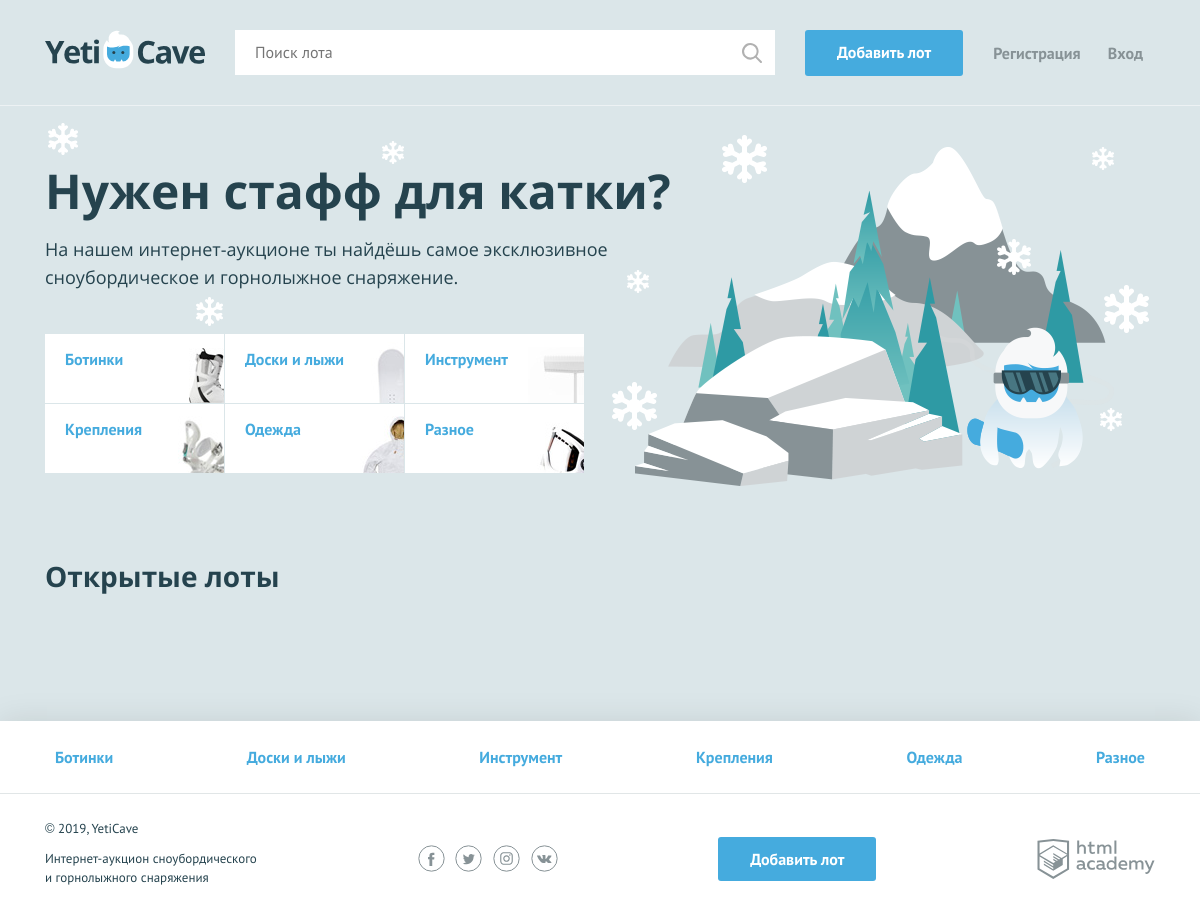
The page / on the database its author committed.
### tables this page shows
CREATE TABLE categories (
  id CHAR(64) NOT NULL UNIQUE,
  category_title VARCHAR(256) UNIQUE NOT NULL,
  CONSTRAINT categories_pkey PRIMARY KEY (id)
);

### helpers.php (called while the page is built, shortened)
<?php
function include_template($name, array $data = []) {
    $name = 'templates/' . $name;
    extract($data);
    require $name;
    $result = ob_get_clean();
    return $result;
}

### functions.php (called while the page is built, shortened)
<?php
function get_categories(mysqli $link): array
{
    $sql = "SELECT id, category_title FROM categories";
    $categories = mysqli_fetch_all(mysqli_query($link, $sql), MYSQLI_ASSOC);
    if ($categories !== false) {
        return $categories;
    }
    die();
}
function get_lots(mysqli $link): array
{
    $sql = "SELECT lots.id AS id, lot_title, lot_price_start, lot_image, category_title
            FROM lots
            JOIN categories ON lots.category_id = categories.id
            WHERE lots.lot_date_end > NOW()
            ORDER BY lots.lot_date_create DESC";
    $lots = mysqli_fetch_all(mysqli_query($link, $sql), MYSQLI_ASSOC);
    if ($lots !== false) {
        return $lots;
    }
    die();
}

### init.php (called while the page is built, shortened)
<?php
require_once './helpers.php';
require_once './functions.php';
$link = mysqli_connect('localhost', 'root', '', 'yeticave');
mysqli_set_charset($link, 'utf8');
if (isset($_SESSION['user'])) {
    $login_user_id = $_SESSION['user'];
    $sql = "SELECT user_name FROM users WHERE id = ?";
    $session_user = db_fetch_data($link, $sql, [$_SESSION['user']])[0] ?? null;
    $session_user['is_auth'] = 1;
} else {
    $session_user['is_auth'] = 0;
}

### templates/menu_main.php (the view)
<section class="promo">
    <h2 class="promo__title">Нужен стафф для катки?</h2>
    <p class="promo__text">На нашем интернет-аукционе ты найдёшь самое эксклюзивное сноубордическое и горнолыжное снаряжение.</p>
    <ul class="promo__list">
        <?php foreach ($categories as $category) : ?>
            <li class="promo__item promo__item--<?= $category['id'] ?>">
                <a class="promo__link" href="/all-lots.php?category=<?= $category['id'] ?>"><?= $category['category_title'] ?></a>
            </li>
        <?php endforeach ?>
    </ul>
</section>

### templates/index.php (shortened to what this page needs)
<section class="lots">
    <div class="lots__header">
        <h2>Открытые лоты</h2>
    </div>
</section>

### templates/layout.php (shortened to what this page needs)
<!DOCTYPE html>
<html lang="ru">
<head>
    <link href="../css/normalize.min.css" rel="stylesheet">
    <link href="../css/style.css" rel="stylesheet">
</head>
<body>
    <div class="page-wrapper">
        <header class="main-header">
            <div class="main-header__container container">
                <a class="main-header__logo" <?= isset($main_page) ? '' : 'href="index.php"' ?>>
                    <img src="../img/logo.svg" width="160" height="39" alt="Логотип компании YetiCave">
                </a>
                <form class="main-header__search" method="get" action="/search.php" autocomplete="off">
                    <input type="search" name="search" placeholder="Поиск лота">
                    <input class="main-header__search-btn" type="submit" name="find" value="Найти">
                </form>
                <a class="main-header__add-lot button" href="/add.php">Добавить лот</a>
                <nav class="user-menu">
                    <?php if ($session_user['is_auth'] === 1) : ?>
                        <div class="user-menu__logged">
                            <p><?= $session_user['user_name'] ?></p>
                            <a class="user-menu__bets" href="/my-bets.php">Мои ставки</a>
                            <a class="user-menu__logout" href="/logout.php">Выход</a>
                        </div>
                    <?php else : ?>
                        <ul class="user-menu__list">
                            <li class="user-menu__item">
                                <a href="/sign-up.php">Регистрация</a>
                            </li>
                            <li class="user-menu__item">
                                <a href="/login.php">Вход</a>
                            </li>
                        </ul>
                    <?php endif; ?>
                </nav>
            </div>
        </header>
        <main class="<?= isset($main_page) ? 'container' : '' ?>">
            <?= $menu ?>
            <?= $content ?>
        </main>
    </div>
    <footer class="main-footer">
        <?php print(include_template('./menu_general.php', ['categories' => $categories])) ?>
        <div class="main-footer__bottom container">
            <div class="main-footer__copyright">
                <p>© 2019, YetiCave</p>
                <p>Интернет-аукцион сноубордического и горнолыжного снаряжения</p>
            </div>
            <div class="main-footer__social social">
                <a class="social__link social__link--facebook" href="#">
                </a>
                <a class="social__link social__link--twitter" href="#">
                </a>
                <a class="social__link social__link--instagram" href="#">
                </a>
                <a class="social__link social__link--vkontakte" href="#">
                </a>
            </div>
            <a class="main-footer__add-lot button" href="/add.php">Добавить лот</a>
            <div class="main-footer__developed-by">
                <a class="logo-academy" href="https://htmlacademy.ru/intensive/php">
                </a>
            </div>
        </div>
    </footer>
</body>
</html>

### templates/menu_general.php
<nav class="nav">
    <ul class="nav__list container">
        <?php foreach ($categories as $category) : ?>
            <li class="nav__item">
                <a href="/all-lots.php?category=<?= $category['id'] ?>"><?= htmlspecialchars($category['category_title']) ?></a>
            </li>
        <?php endforeach ?>
    </ul>
</nav>

### index.php (shortened to what this page needs)
<?php
require_once './init.php';
$categories = get_categories($link);
$lots = get_lots($link);
$menu_main = include_template('./menu_main.php', [
    'categories' => $categories
]);
$content = include_template('./index.php', [
    'categories' => $categories,
    'lots' => $lots,
]);
$layout = include_template('./layout.php', [
    'title' => 'Главная',
    'main_page' => true,
    'session_user' => $session_user,
    'menu' => $menu_main,
    'content' => $content,
    'categories' => $categories,
]);
print($layout);

### rows shown on the page
categories: shows a picture, category_title "Ботинки"
categories: shows a picture, category_title "Доски и лыжи"
categories: shows a picture, category_title "Инструмент"
categories: shows a picture, category_title "Крепления"
categories: shows a picture, category_title "Одежда"
categories: shows a picture, category_title "Разное"
